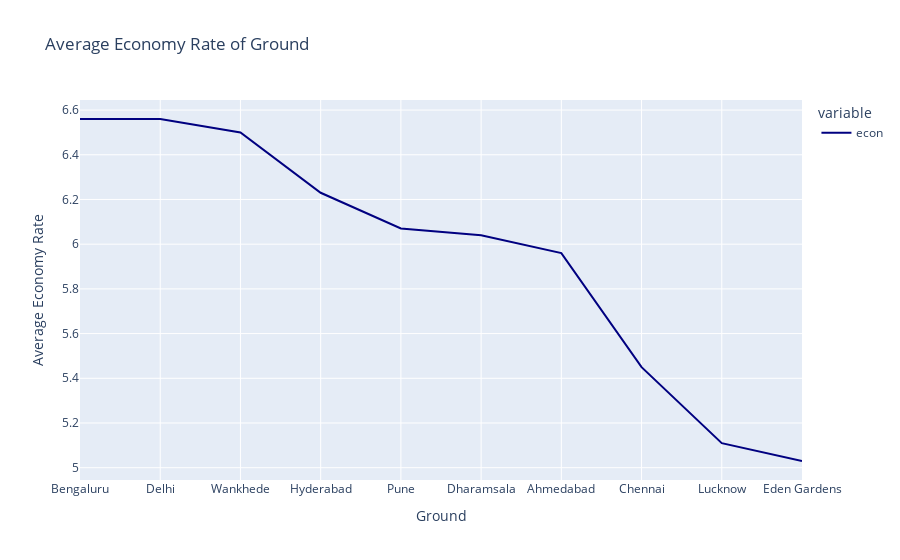

Here is the notebook cell this chart was saved with:
### Markdown cell above
# Ground Analysis

### Code cell
ground_econ_rate = df.groupby(['ground']).econ.mean().round(2).nlargest(10)

fig_ground_econ_rate = px.line(ground_econ_rate,title='Average Economy Rate of Ground',color_discrete_sequence = ['navy'])
fig_ground_econ_rate.update_yaxes(title_text = 'Average Economy Rate')
fig_ground_econ_rate.update_xaxes(title_text = 'Ground')

### Figure 1 — Plotly figure (JSON) as saved in the notebook; plotly's stock layout.template omitted (floating-point values rounded to 4 significant figures)
{"data": [{"hovertemplate": "variable=econ<br>ground=%{x}<br>value=%{y}<extra></extra>", "legendgroup": "econ", "line": {"color": "navy", "dash": "solid"}, "marker": {"symbol": "circle"}, "mode": "lines", "name": "econ", "orientation": "v", "showlegend": true, "type": "scatter", "x": ["Bengaluru", "Delhi", "Wankhede", "Hyderabad", "Pune", "Dharamsala", "Ahmedabad", "Chennai", "Lucknow", "Eden Gardens"], "xaxis": "x", "y": [6.56, 6.56, 6.5, 6.23, 6.07, 6.04, 5.96, 5.45, 5.11, 5.03], "yaxis": "y"}], "layout": {"legend": {"title": {"text": "variable"}, "tracegroupgap": 0}, "title": {"text": "Average Economy Rate of Ground"}, "xaxis": {"anchor": "y", "domain": [0, 1], "title": {"text": "Ground"}}, "yaxis": {"anchor": "x", "domain": [0, 1], "title": {"text": "Average Economy Rate"}}}}
